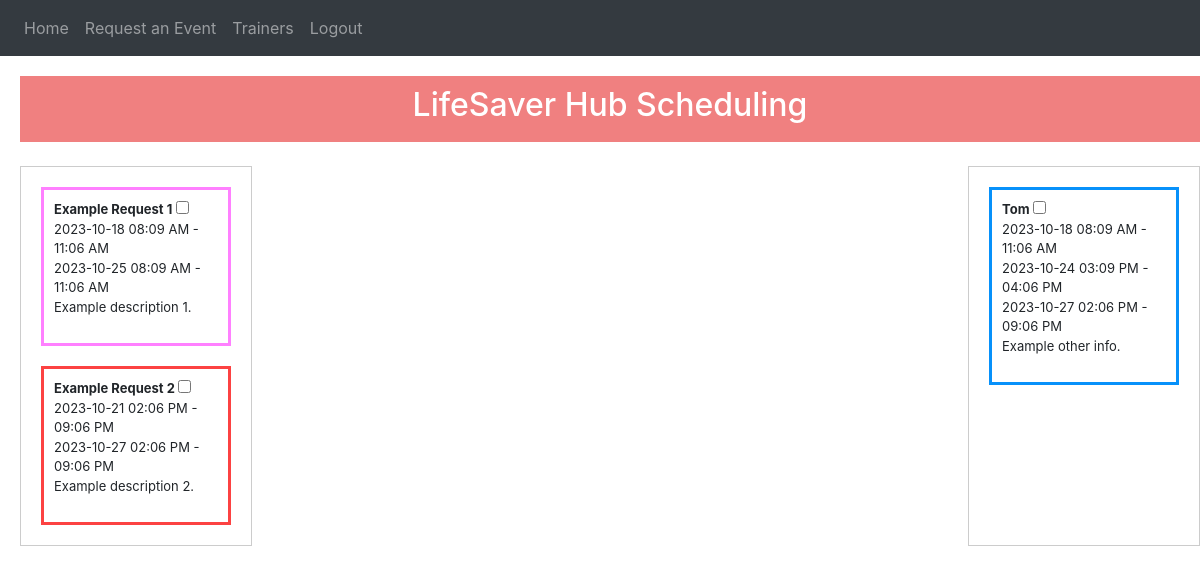
Page / (signed in) on the earlier database version.
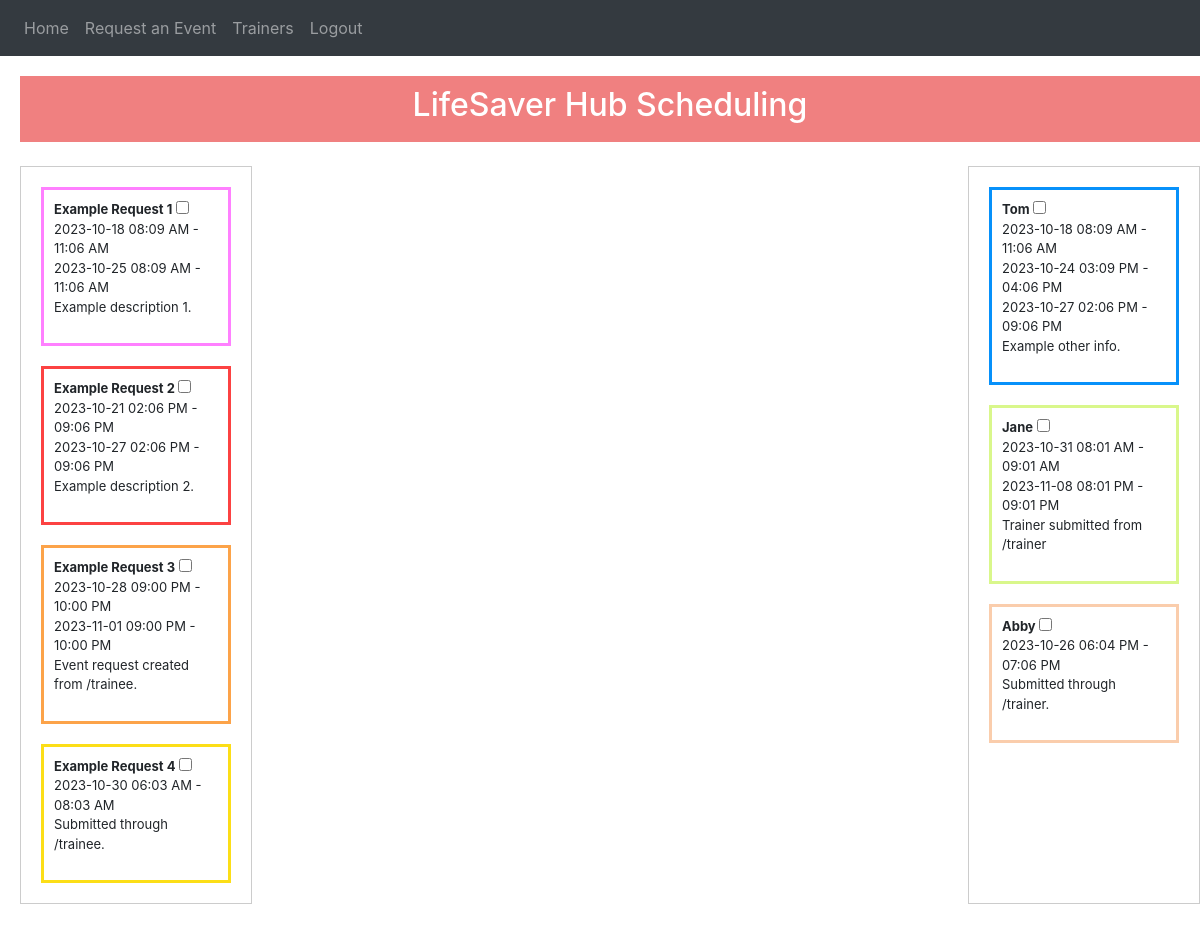
Same page on the later database version.
### website/models.py (models this page shows)
class Event(db.Model):
    id = db.Column(db.Integer, primary_key=True)
    dates = db.relationship('EventDate', secondary=event_date_association, back_populates='events')
    title = db.Column(db.String(150))
    description = db.Column(db.String(1500))

class EventDate(db.Model):
    id = db.Column(db.Integer, primary_key=True)
    start_date = db.Column(db.DateTime(timezone=True))
    end_date = db.Column(db.DateTime(timezone=True))
    formatted_start_date = db.Column(db.String(100))
    formatted_end_time = db.Column(db.String(100))
    iso_formatted_start_date = db.Column(db.String(100))
    iso_formatted_end_date = db.Column(db.String(100))
    events = db.relationship('Event', secondary=event_date_association, back_populates='dates',order_by='EventDate.start_date')

class Trainer(db.Model):
    id = db.Column(db.Integer, primary_key=True)
    name = db.Column(db.String(150))
    dates = db.relationship('TrainerDate', secondary=trainer_date_association, back_populates='trainers')
    other_info = db.Column(db.String(1500))

class TrainerDate(db.Model):
    id = db.Column(db.Integer, primary_key=True)
    start_date = db.Column(db.DateTime(timezone=True))
    end_date = db.Column(db.DateTime(timezone=True))
    formatted_start_date = db.Column(db.String(100))
    formatted_end_time = db.Column(db.String(100))
    iso_formatted_start_date = db.Column(db.String(100))
    iso_formatted_end_date = db.Column(db.String(100))
    trainers = db.relationship('Trainer', secondary=trainer_date_association, back_populates='dates',order_by='TrainerDate.start_date')

### website/views.py (the view)
@views.route('/', methods=['GET', 'POST'])
@login_required
def home():
    events = Event.query.all()
    for event in events:
        if event.dates:
            event.dates.sort(key=lambda date: date.start_date)
    trainers = Trainer.query.all()
    for trainer in trainers:
        if trainer.dates:
            trainer.dates.sort(key=lambda date: date.start_date)
    return render_template("home.html", user=current_user, events=events, trainers = trainers, colors = colors)

### website/__init__.py (called while the page is built)
def create_app():
    app = Flask(__name__)
    app.config['SECRET_KEY'] = 'hjshjhdjah kjshkjdhjs'
    app.config['SQLALCHEMY_DATABASE_URI'] = f'sqlite:///{DB_NAME}'
    db.init_app(app)
    from .views import views
    from .auth import auth
    app.register_blueprint(views, url_prefix='/')
    app.register_blueprint(auth, url_prefix='/')
    from .models import User, Note, Event, EventDate
    with app.app_context():
        db.create_all()
    login_manager = LoginManager()
    login_manager.login_view = 'auth.login'
    login_manager.init_app(app)
    @login_manager.user_loader
    def load_user(id):
        return User.query.get(int(id))
    return app

### website/templates/home.html (shortened to what this page needs)
{% extends "base.html" %} {% block title %}Home{% endblock %} {% block content
%}
<div class="page-title">
  <h2>LifeSaver Hub Scheduling</h2>
</div>
<div class="schedule_container">
  <div class="box">
    <ul class="list-group list-group-flush" id="notes">
      {% for event in events %}
      <li
        id="event_{{event.id}}"
        class="list-group-item"
        style="border-color: {{ colors[(event.id - 1) % colors|length][1] }}; border-width: 3px;"
      >
        <strong>{{event.title}}</strong>
        <input
          type="checkbox"
          class="event-checkbox"
          event-id = "{{ event.id }}"
        >
        <br />
        {% for date in event.dates %} {{date.formatted_start_date}} - {{date.formatted_end_time}}<br />
        {% endfor %}
        <p>{{ event.description }}</p>
      </li>
      {% endfor %}
    </ul>
  </div>
  <div id="calendar">
  </div>
  <div class="box">
    <ul class="list-group list-group-flush" id="notes">
      {% for trainer in trainers %}
      <li
        id="trainer_{{trainer.id}}"
        class="list-group-item"
        style="border-color: {{ colors[(colors|length - 1) - ((trainer.id - 1) % colors|length)][1] }}; border-width: 3px;"
      >
        <strong>{{trainer.name}}</strong>
        <input
          type="checkbox"
          class="trainer-checkbox"
          trainer-id = "{{ trainer.id }}"
          trainer-name="{{ trainer.name }}"
        >
        <br />
        {% for date in trainer.dates %} {{date.formatted_start_date}} - {{date.formatted_end_time}}<br />
        {% endfor %}
        <p>{{ trainer.other_info }}</p>
      </li>
      {% endfor %}
    </ul>
  </div>
</div>
<div>
  <br />
  <br />
</div>
{% endblock %}

### website/templates/base.html (shortened to what this page needs)
<!DOCTYPE html>
<html>
  <head>
    <link
      rel="stylesheet"
      href="https://stackpath.bootstrapcdn.com/bootstrap/4.4.1/css/bootstrap.min.css"
    />
    <link
      rel="stylesheet"
      href="https://stackpath.bootstrapcdn.com/font-awesome/4.7.0/css/font-awesome.min.css"
    />
    <link rel="stylesheet" type="text/css" href="{{url_prefix}}/static/styles/web.css">
  </head>
  <body>
    <nav class="navbar navbar-expand-lg navbar-dark bg-dark">
      <div class="collapse navbar-collapse" id="navbar">
        <div class="navbar-nav">
          {% if user.is_authenticated %}
          <a class="nav-item nav-link" id="home" href="/">Home</a>
          <a class="nav-item nav-link" id="trainee" href="/trainee">Request an Event</a>
          <a class="nav-item nav-link" id="trainer" href="/trainer">Trainers</a>
          <a class="nav-item nav-link" id="logout" href="/logout">Logout</a>
          {% else %}
          <a class="nav-item nav-link" id="login" href="/login">Login</a>
          <a class="nav-item nav-link" id="signUp" href="/sign-up">Sign Up</a>
          {% endif %}
        </div>
      </div>
    </nav>
    <div class="container">{% block content %} {% endblock %}</div>
  </body>
</html>

### website/static/styles/web.css (style rules this page uses)
.schedule_container { display: grid; grid-template-columns: 1fr 3fr 1fr; gap: 10px; width: 100%; box-sizing: border-box; }
.container { margin: 10px !important; padding: 10px !important; box-sizing: border-box !important; width: 100% !important; justify-content: center !important; align-items: center !important; max-width: none !important; }
.list-group-item { margin: 10px !important; padding: 10px !important; font-size: small; }
body { margin: 0; justify-content: center; align-items: center; }
.box { padding: 10px; border: 1px solid #ccc; }

### website/templates/home.html (style rules this page uses)
.page-title { display: flex; align-items: center; justify-content: center; background-color: lightcoral; color: white; padding: 10px; }

Differences in the rows shown:
added Event: {{ event.id }} 3 (drawn), title "Example Request 3", description "Event request created from /trainee."
added EventDate: formatted_start_date "2023-10-28 09:00 PM", formatted_end_time "10:00 PM", shown under "Example Request 3"
added EventDate: formatted_start_date "2023-11-01 09:00 PM", formatted_end_time "10:00 PM", shown under "Example Request 3"
added Event: title "Example Request 4", description "Submitted through /trainee."
added EventDate: formatted_start_date "2023-10-30 06:03 AM", formatted_end_time "08:03 AM", shown under "Example Request 4"
added Trainer: name "Jane", other_info "Trainer submitted from /trainer"
added TrainerDate: formatted_start_date "2023-10-31 08:01 AM", formatted_end_time "09:01 AM", shown under "Jane"
added TrainerDate: formatted_start_date "2023-11-08 08:01 PM", formatted_end_time "09:01 PM", shown under "Jane"
added Trainer: {{ trainer.id }} 3 (drawn), name "Abby", other_info "Submitted through /trainer."
added TrainerDate: formatted_start_date "2023-10-26 06:04 PM", formatted_end_time "07:06 PM", shown under "Abby"
